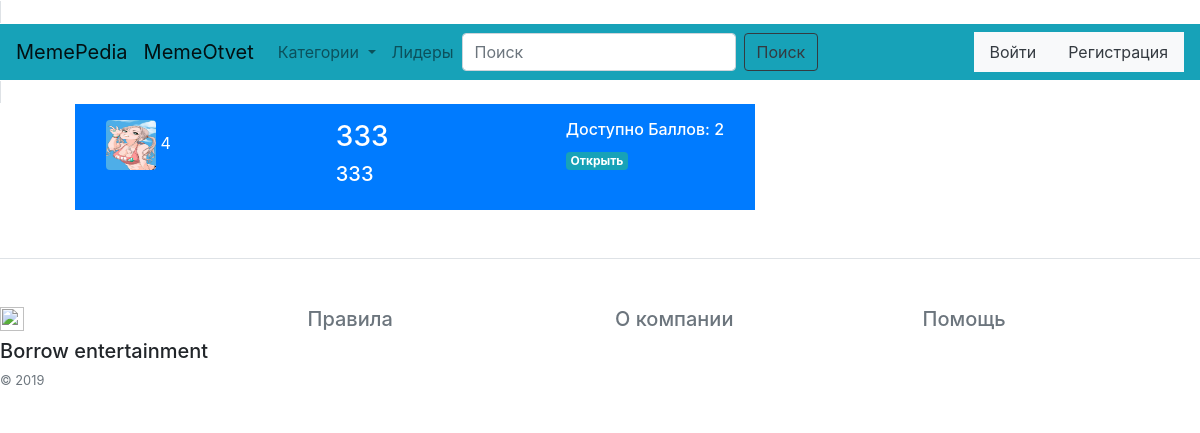
The app's page /questions/1, older data.
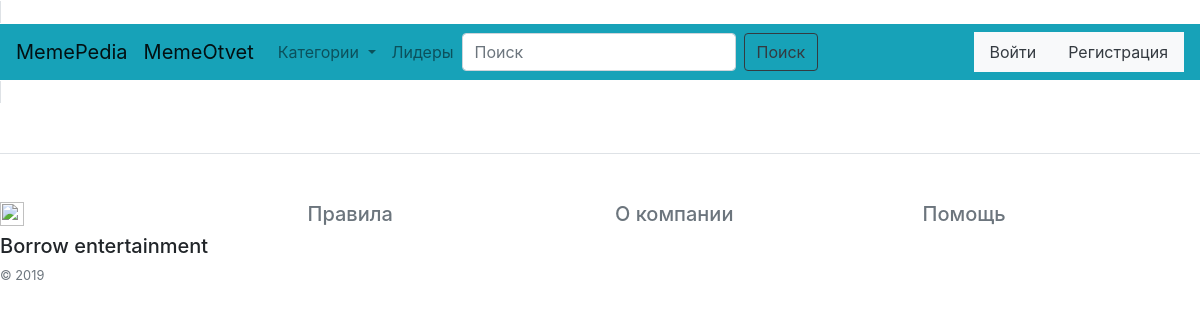
The same page, newer data.
### database.py (models this page shows, shortened)
class Memequestion(db.Model):
    id = db.Column(db.Integer, primary_key=True)
    id_user = db.Column(db.Integer, unique=False, nullable=False)
    title = db.Column(db.String(80), unique=False, nullable=False)
    text = db.Column(db.String(2000), unique=False, nullable=False)
    id_category = db.Column(db.String(10), unique=False, nullable=False)
    point = db.Column(db.Integer, unique=False, nullable=False)
    active = db.Column(db.Boolean)

class Memeuser(db.Model):
    id = db.Column(db.Integer, primary_key=True)
    name = db.Column(db.String(16), unique=True, nullable=False)
    email = db.Column(db.String(120), unique=True, nullable=False)
    password = db.Column(db.String(120), unique=False, nullable=False)
    sex = db.Column(db.String(10), unique=False, nullable=False)
    point = db.Column(db.Integer, unique=False, nullable=False)
    photo = db.Column(db.String(100), unique=False, nullable=False)

### Main.py (the view)
@app.route('/questions/<int:id_category>', methods=['GET', 'POST'])
def questions(id_category=1):
    if id_category == 1:
        questions = db.session.query(Memequestion).all()
    else:
        questions = db.session.query(Memequestion).filter_by(id_category=id_category).all()
    if request.method == 'GET':
        return render_template('questions.html', title='Вопросы', questions=questions, user_check=user_check,
                               Memeuser=Memeuser, db=db, )
    if request.method == 'POST':
        pass

### functions.py (called while the page is built)
def user_check(id_user, db, Memeuser):
    return db.session.query(Memeuser).filter_by(id=id_user).first()

### templates/questions.html (shortened to what this page needs)
{% extends "base.html" %}
{% block content %}
<div class="container">
    <div class="col-sm-8 blog-main">
        {% for question in questions %}
        <div class="container">
            {% if question.active %}
            <div class="p-3 mb-2 bg-primary text-white ">
                <div class="container">
                    <div class="row justify-content-md-center">
                        <div class="col ">
                            <img src="http://127.0.0.1:8070/{{user_check(question.id_user, db, Memeuser).photo}}" class="rounded"
                                 width="50"
                                 height="50"
                                 alt="">
                            <h7>{{user_check(question.id_user,db, Memeuser).name}}</h7>
                        </div>
                        <div class="col"><h3>{{question.title}}</h3>
                            <h5>{{question.text}}</h5>
                        </div>
                        <div class="col-auto">
                            <h6>Доступно Баллов: {{question.point}}</h6>
                            <span class="badge badge-info  ">
                                <a class="text-white" href="/question/1">
                                Открыть
                                </a>
                            </span>
                        </div>
                    </div>
                </div>
            </div>
            {% endif %}
        </div>
        {% endfor %}
    </div>
</div>
{% endblock %}

### templates/base.html (shortened to what this page needs)
<!doctype html>
<html lang="en">
<head>
    <link rel="stylesheet"
          href="https://maxcdn.bootstrapcdn.com/bootstrap/4.0.0/css/bootstrap.min.css"
>
</head>
<body>
<header>
    <span class="border" >
    <nav class="navbar navbar-expand-lg navbar-light bg-info ">
        <a class="navbar-brand" href="#">MemePedia</a>
        <a class="navbar-brand" href="/index">MemeOtvet</a>
        <div class="collapse navbar-collapse" id="navbarSupportedContent">
            <ul class="navbar-nav mr-auto">
                <a class="nav-link dropdown-toggle" href="#" id="navbarDropdown" role="button"
                   data-toggle="dropdown" aria-haspopup="true" aria-expanded="false">
                    Категории
                </a>
                <li class="nav-item">
                    <a class="nav-link" href="/leaders">Лидеры</a>
                </li>
                <form class="form-inline my-2 my-lg-0"  method="post">
                    <input class="form-control mr-sm-2" type="search" placeholder="Поиск" aria-label="Search"
                           name="search">
                    <button class="btn btn-outline-dark my-2 my-sm-0" type="submit">Поиск</button>
                </form>
            </ul>
            <ul class="nav justify-content-end">
                {% if not "username" in session %}
                <li class="nav-item">
                    <a class="nav-link bg-light text-dark" href="/login">Войти</a>
                </li>
                <li class="nav-item">
                    <a class="nav-link bg-light text-dark" href="/register">Регистрация</a>
                </li>
                {% else %}
                <a class="navbar-brand" href="/profile">{{session['username']}}</a>
                <a class="navbar-brand" href="/logout">Выйти</a>
                {% endif %}
            </ul>
        </div>
    </nav>
    </span>
</header>
{% block content %}{% endblock %}
<footer class="pt-4 my-md-5 pt-md-5 border-top">
    <div class="row">
        <div class="col-12 col-md">
            <img class="mb-2" src="https://pp.userapi.com/c851016/v851016027/9e491/qKqwxN08oGk.jpg?ava=1" alt=""
                 width="24" height="24">
            <h5>Borrow entertainment</h5>
            <small class="d-block mb-3 text-muted">© 2019</small>
        </div>
        <div class="col-6 col-md">
            <h5>
                <ul class="list-unstyled text-small">
                    <li><a class="text-muted" href="/regulation">Правила</a></li>
                </ul>
            </h5>
        </div>
        <div class="col-6 col-md">
            <h5>
                <ul class="list-unstyled text-small">
                    <li><a class="text-muted" href="/infocompany">О компании</a></li>
                </ul>
            </h5>
        </div>
        <div class="col-6 col-md">
            <h5>
                <ul class="list-unstyled text-small">
                    <li><a class="text-muted" href="/help">Помощь</a></li>
                </ul>
            </h5>
        </div>
    </div>
</footer>
</body>
</html>

Row changes from the older to the newer data that the page shows:
removed Memequestion: id_user.photo (picture), title "333", text "333", point "2"
removed Memeuser: name "4"
